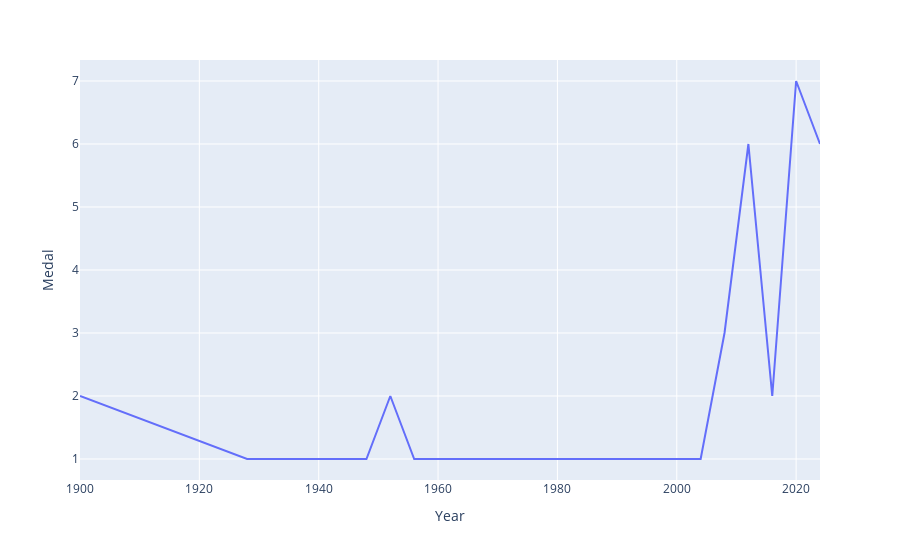

The cell this chart's notebook holds for it:
### Code cell
fig = px.line(final_df, x='Year', y='Medal')
fig.show()

### Figure 1 — Plotly figure (JSON) as saved in the notebook; plotly's stock layout.template omitted (floating-point values rounded to 4 significant figures)
{"data": [{"hovertemplate": "Year=%{x}<br>Medal=%{y}<extra></extra>", "legendgroup": "", "line": {"color": "#636efa", "dash": "solid"}, "marker": {"symbol": "circle"}, "mode": "lines", "name": "", "orientation": "v", "showlegend": false, "type": "scatter", "x": [1900, 1928, 1932, 1936, 1948, 1952, 1956, 1960, 1964, 1968, 1972, 1980, 1996, 2000, 2004, 2008, 2012, 2016, 2020, 2024], "xaxis": "x", "y": [2, 1, 1, 1, 1, 2, 1, 1, 1, 1, 1, 1, 1, 1, 1, 3, 6, 2, 7, 6], "yaxis": "y"}], "layout": {"autosize": true, "legend": {"tracegroupgap": 0}, "margin": {"t": 60}, "xaxis": {"anchor": "y", "autorange": true, "domain": [0, 1], "range": [1900, 2024], "title": {"text": "Year"}, "type": "linear"}, "yaxis": {"anchor": "x", "autorange": true, "domain": [0, 1], "range": [0.6667, 7.333], "title": {"text": "Medal"}, "type": "linear"}}}
